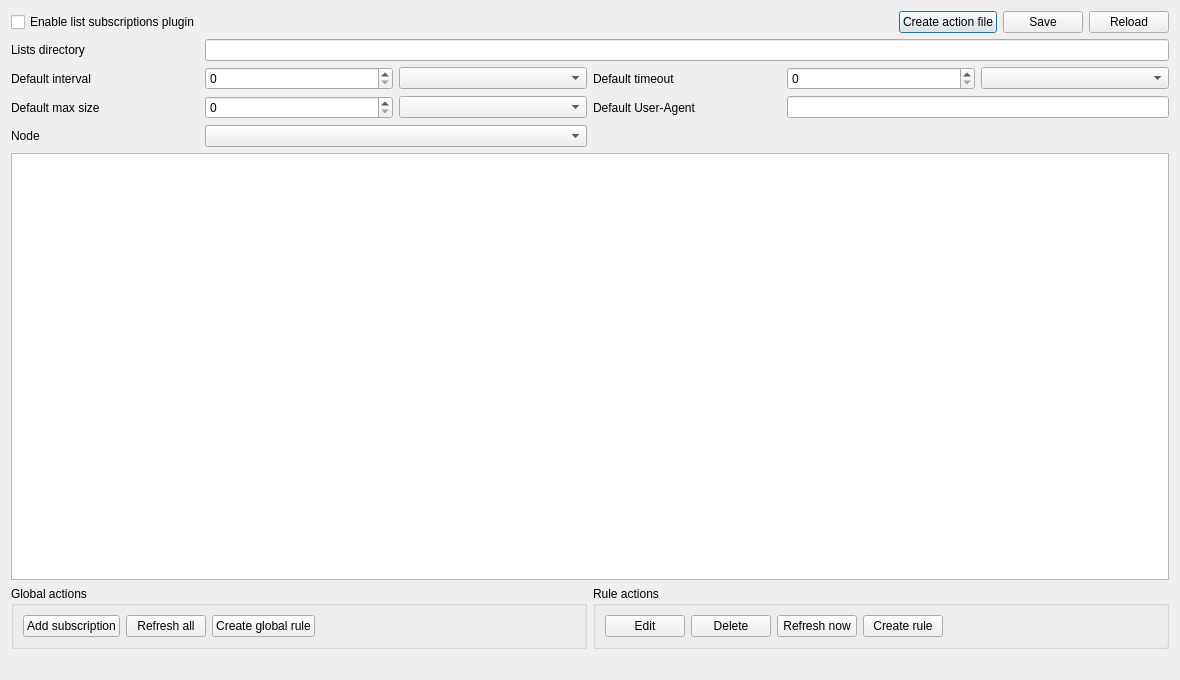
<?xml version="1.0" encoding="UTF-8"?>
<ui version="4.0">
 <class>ListSubscriptionsDialog</class>
 <widget class="QDialog" name="ListSubscriptionsDialog">
  <property name="geometry">
   <rect>
    <x>0</x>
    <y>0</y>
    <width>1180</width>
    <height>680</height>
   </rect>
  </property>
  <property name="windowTitle">
   <string>List subscriptions</string>
  </property>
  <layout class="QVBoxLayout" name="rootLayout">
   <item>
    <layout class="QHBoxLayout" name="topRowLayout">
     <item>
      <widget class="QCheckBox" name="enable_plugin_check">
       <property name="text">
        <string>Enable list subscriptions plugin</string>
       </property>
      </widget>
     </item>
     <item>
      <spacer name="topSpacer">
       <property name="orientation">
        <enum>Qt::Horizontal</enum>
       </property>
       <property name="sizeHint" stdset="0">
        <size>
         <width>40</width>
         <height>20</height>
        </size>
       </property>
      </spacer>
     </item>
     <item>
      <widget class="QPushButton" name="create_file_button">
       <property name="text">
        <string>Create action file</string>
       </property>
      </widget>
     </item>
     <item>
      <widget class="QPushButton" name="save_button">
       <property name="text">
        <string>Save</string>
       </property>
      </widget>
     </item>
     <item>
      <widget class="QPushButton" name="reload_button">
       <property name="text">
        <string>Reload</string>
       </property>
      </widget>
     </item>
    </layout>
   </item>
   <item>
    <layout class="QGridLayout" name="defaultsGridLayout">
     <item row="0" column="0">
      <widget class="QLabel" name="lists_dir_label">
       <property name="text">
        <string>Lists directory</string>
       </property>
      </widget>
     </item>
     <item row="0" column="1" colspan="5">
      <widget class="QLineEdit" name="lists_dir_edit"/>
     </item>
     <item row="1" column="0">
      <widget class="QLabel" name="default_interval_label">
       <property name="text">
        <string>Default interval</string>
       </property>
      </widget>
     </item>
     <item row="1" column="1">
      <widget class="QSpinBox" name="default_interval_spin"/>
     </item>
     <item row="1" column="2">
      <widget class="QComboBox" name="default_interval_units"/>
     </item>
     <item row="1" column="3">
      <widget class="QLabel" name="default_timeout_label">
       <property name="text">
        <string>Default timeout</string>
       </property>
      </widget>
     </item>
     <item row="1" column="4">
      <widget class="QSpinBox" name="default_timeout_spin"/>
     </item>
     <item row="1" column="5">
      <widget class="QComboBox" name="default_timeout_units"/>
     </item>
     <item row="2" column="0">
      <widget class="QLabel" name="default_max_size_label">
       <property name="text">
        <string>Default max size</string>
       </property>
      </widget>
     </item>
     <item row="2" column="1">
      <widget class="QSpinBox" name="default_max_size_spin"/>
     </item>
     <item row="2" column="2">
      <widget class="QComboBox" name="default_max_size_units"/>
     </item>
     <item row="2" column="3">
      <widget class="QLabel" name="default_user_agent_label">
       <property name="text">
        <string>Default User-Agent</string>
       </property>
      </widget>
     </item>
     <item row="2" column="4" colspan="2">
      <widget class="QLineEdit" name="default_user_agent"/>
     </item>
     <item row="3" column="0">
      <widget class="QLabel" name="node_label">
       <property name="text">
        <string>Node</string>
       </property>
      </widget>
     </item>
     <item row="3" column="1" colspan="2">
      <widget class="QComboBox" name="nodes_combo"/>
     </item>
    </layout>
   </item>
   <item>
    <widget class="QTableWidget" name="table"/>
   </item>
   <item>
    <layout class="QHBoxLayout" name="actionsRowLayout">
     <item>
      <widget class="QGroupBox" name="global_actions_box">
       <property name="title">
        <string>Global actions</string>
       </property>
       <layout class="QHBoxLayout" name="globalActionsLayout">
        <item>
         <widget class="QPushButton" name="add_sub_button">
          <property name="text">
           <string>Add subscription</string>
          </property>
         </widget>
        </item>
        <item>
         <widget class="QPushButton" name="refresh_state_button">
          <property name="text">
           <string>Refresh all</string>
          </property>
         </widget>
        </item>
        <item>
         <widget class="QPushButton" name="create_global_rule_button">
          <property name="text">
           <string>Create global rule</string>
          </property>
         </widget>
        </item>
        <item>
         <spacer name="globalActionsSpacer">
          <property name="orientation">
           <enum>Qt::Horizontal</enum>
          </property>
          <property name="sizeHint" stdset="0">
           <size>
            <width>40</width>
            <height>20</height>
           </size>
          </property>
         </spacer>
        </item>
       </layout>
      </widget>
     </item>
     <item>
      <widget class="QGroupBox" name="rule_actions_box">
       <property name="title">
        <string>Rule actions</string>
       </property>
       <layout class="QHBoxLayout" name="ruleActionsLayout">
        <item>
         <widget class="QPushButton" name="edit_sub_button">
          <property name="text">
           <string>Edit</string>
          </property>
         </widget>
        </item>
        <item>
         <widget class="QPushButton" name="remove_sub_button">
          <property name="text">
           <string>Delete</string>
          </property>
         </widget>
        </item>
        <item>
         <widget class="QPushButton" name="refresh_now_button">
          <property name="text">
           <string>Refresh now</string>
          </property>
         </widget>
        </item>
        <item>
         <widget class="QPushButton" name="create_rule_button">
          <property name="text">
           <string>Create rule</string>
          </property>
         </widget>
        </item>
        <item>
         <spacer name="ruleActionsSpacer">
          <property name="orientation">
           <enum>Qt::Horizontal</enum>
          </property>
          <property name="sizeHint" stdset="0">
           <size>
            <width>40</width>
            <height>20</height>
           </size>
          </property>
         </spacer>
        </item>
       </layout>
      </widget>
     </item>
    </layout>
   </item>
   <item>
    <widget class="QLabel" name="status_label">
     <property name="text">
      <string/>
     </property>
    </widget>
   </item>
  </layout>
 </widget>
 <resources/>
 <connections/>
</ui>
